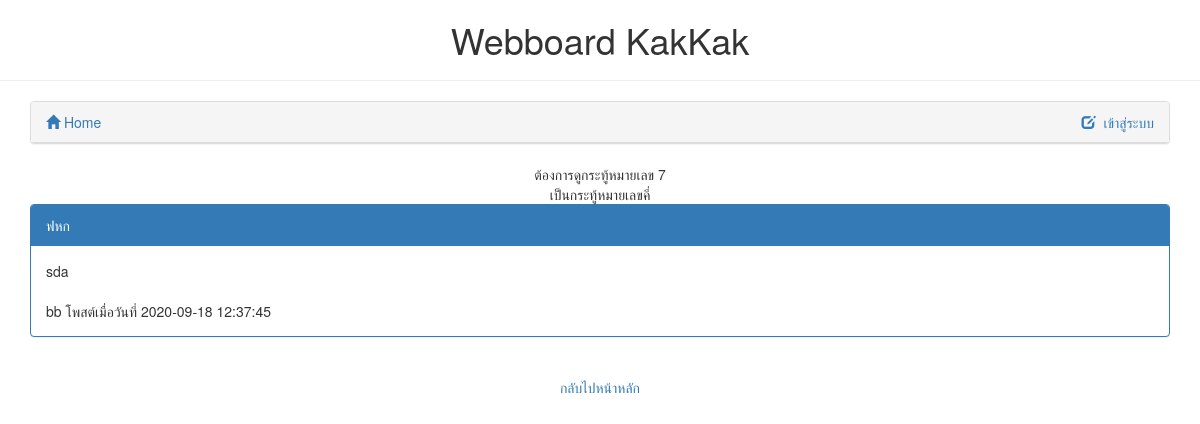
Screenshot of /post.php?id=7 with the database file from the repository.
### tables this page shows
CREATE TABLE `post` (
  `id` int(11) NOT NULL,
  `title` varchar(128) NOT NULL,
  `content` varchar(2048) NOT NULL,
  `post_date` datetime NOT NULL,
  `cat_id` int(11) NOT NULL,
  `user_id` int(11) NOT NULL
);

CREATE TABLE `user` (
  `id` int(11) NOT NULL,
  `login` varchar(32) NOT NULL,
  `password` varchar(64) NOT NULL,
  `name` varchar(64) NOT NULL,
  `gender` char(1) NOT NULL,
  `email` varchar(32) NOT NULL,
  `role` char(1) NOT NULL
);

### post.php (the view, shortened to what this page needs)
<!DOCTYPE html>
<html>
<head>
	<link rel="stylesheet" type="text/css" href="bootstrap/css/bootstrap.min.css">
</head>
<body>
	<?php
		echo "<h1><center>Webboard KakKak</center></h1><hr>";
	 	if(!isset($_SESSION["username"])){
	 	echo "<div class='container'>
	 			<div class='panel panel-default'>
				<div class='panel-heading'><a href='index.php'><span class='glyphicon glyphicon-home'></span>  Home</a>
				<p style='float:right'><a href ='login.php?id='><span class='glyphicon glyphicon-edit'></span>
				&nbspเข้าสู่ระบบ</a></p>
				</div>
				</div>
				</div>";
		}
	?>
	<center>ต้องการดูกระทู้หมายเลข <?php echo $_GET["id"]?><br>
	<?php $oe =$_GET["id"];
		if(($oe %2)== 0)
			echo "เป็นกระทู้หมายเลขคู่"."<br>";
		else
			echo "เป็นกระทู้หมายเลขคี่"."<br>";
	?>
	</center>
	<div class='container'>
 	<table class='table table-striped table-responsive' >
	<?php
 		$conn = new PDO("mysql:host=localhost;dbname=webboard;charset=utf8","root","");
 		$sql="
 		SELECT t1.title,t1.content,t2.login,t1.post_date FROM post as t1
 		INNER JOIN user as t2 ON (t1.user_id=t2.id) WHERE t1.id=$_GET[id]";
 		$result = $conn->query($sql);
 			while($row = $result->fetch()) {
 				echo "<div class='panel panel-primary'>
 						<div class='panel-heading'>".$row['0']."</div>
 						<div class='panel-body'>".$row['1']."<br><br>
 						".$row['2']." โพสต์เมื่อวันที่ ".$row['3']."</div></div>
 				";
 			}
 	?>
	</table>
	</div>
	<p style="text-align: center;"> <a href="index.php">กลับไปหน้าหลัก</a></p>
</body>
</html>

### rows the page displays
post: title "ฟหก", content "sda", user.login "bb", post_date "2020-09-18 12:37:45"

### other values shown
$_GET["id"] "7"
